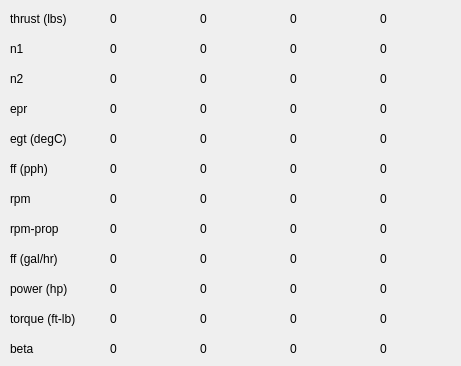
    <widget class="QWidget" name="tab_4">
     <attribute name="title">
      <string>Propulsion</string>
     </attribute>
     <widget class="QLabel" name="dataLabel_61">
      <property name="geometry">
       <rect>
        <x>110</x>
        <y>190</y>
        <width>72</width>
        <height>17</height>
       </rect>
      </property>
      <property name="text">
       <string>0</string>
      </property>
     </widget>
     <widget class="QLabel" name="dataLabel_73">
      <property name="geometry">
       <rect>
        <x>110</x>
        <y>280</y>
        <width>72</width>
        <height>17</height>
       </rect>
      </property>
      <property name="text">
       <string>0</string>
      </property>
     </widget>
     <widget class="QLabel" name="outputlabel_37">
      <property name="geometry">
       <rect>
        <x>10</x>
        <y>280</y>
        <width>111</width>
        <height>17</height>
       </rect>
      </property>
      <property name="text">
       <string>power (hp)</string>
      </property>
     </widget>
     <widget class="QLabel" name="outputlabel_38">
      <property name="geometry">
       <rect>
        <x>10</x>
        <y>100</y>
        <width>111</width>
        <height>17</height>
       </rect>
      </property>
      <property name="text">
       <string>epr</string>
      </property>
     </widget>
     <widget class="QLabel" name="dataLabel_77">
      <property name="geometry">
       <rect>
        <x>110</x>
        <y>310</y>
        <width>72</width>
        <height>17</height>
       </rect>
      </property>
      <property name="text">
       <string>0</string>
      </property>
     </widget>
     <widget class="QLabel" name="dataLabel_41">
      <property name="geometry">
       <rect>
        <x>110</x>
        <y>40</y>
        <width>72</width>
        <height>17</height>
       </rect>
      </property>
      <property name="text">
       <string>0</string>
      </property>
     </widget>
     <widget class="QLabel" name="outputlabel_39">
      <property name="geometry">
       <rect>
        <x>10</x>
        <y>10</y>
        <width>111</width>
        <height>17</height>
       </rect>
      </property>
      <property name="text">
       <string>thrust (lbs)</string>
      </property>
     </widget>
     <widget class="QLabel" name="outputlabel_40">
      <property name="geometry">
       <rect>
        <x>10</x>
        <y>130</y>
        <width>111</width>
        <height>17</height>
       </rect>
      </property>
      <property name="text">
       <string>egt (degC)</string>
      </property>
     </widget>
     <widget class="QLabel" name="outputlabel_41">
      <property name="geometry">
       <rect>
        <x>10</x>
        <y>190</y>
        <width>111</width>
        <height>17</height>
       </rect>
      </property>
      <property name="text">
       <string>rpm </string>
      </property>
     </widget>
     <widget class="QLabel" name="outputlabel_42">
      <property name="geometry">
       <rect>
        <x>10</x>
        <y>310</y>
        <width>91</width>
        <height>17</height>
       </rect>
      </property>
      <property name="text">
       <string>torque (ft-lb)</string>
      </property>
     </widget>
     <widget class="QLabel" name="outputlabel_43">
      <property name="geometry">
       <rect>
        <x>10</x>
        <y>160</y>
        <width>111</width>
        <height>17</height>
       </rect>
      </property>
      <property name="text">
       <string>ff (pph)</string>
      </property>
     </widget>
     <widget class="QLabel" name="dataLabel_57">
      <property name="geometry">
       <rect>
        <x>110</x>
        <y>160</y>
        <width>72</width>
        <height>17</height>
       </rect>
      </property>
      <property name="text">
       <string>0</string>
      </property>
     </widget>
     <widget class="QLabel" name="dataLabel_53">
      <property name="geometry">
       <rect>
        <x>110</x>
        <y>130</y>
        <width>72</width>
        <height>17</height>
       </rect>
      </property>
      <property name="text">
       <string>0</string>
      </property>
     </widget>
     <widget class="QLabel" name="outputlabel_44">
      <property name="geometry">
       <rect>
        <x>10</x>
        <y>70</y>
        <width>111</width>
        <height>17</height>
       </rect>
      </property>
      <property name="text">
       <string>n2</string>
      </property>
     </widget>
     <widget class="QLabel" name="outputlabel_45">
      <property name="geometry">
       <rect>
        <x>10</x>
        <y>250</y>
        <width>111</width>
        <height>17</height>
       </rect>
      </property>
      <property name="text">
       <string>ff (gal/hr)</string>
      </property>
     </widget>
     <widget class="QLabel" name="outputlabel_46">
      <property name="geometry">
       <rect>
        <x>10</x>
        <y>40</y>
        <width>111</width>
        <height>17</height>
       </rect>
      </property>
      <property name="text">
       <string>n1</string>
      </property>
     </widget>
     <widget class="QLabel" name="dataLabel_65">
      <property name="geometry">
       <rect>
        <x>110</x>
        <y>220</y>
        <width>72</width>
        <height>17</height>
       </rect>
      </property>
      <property name="text">
       <string>0</string>
      </property>
     </widget>
     <widget class="QLabel" name="dataLabel_69">
      <property name="geometry">
       <rect>
        <x>110</x>
        <y>250</y>
        <width>72</width>
        <height>17</height>
       </rect>
      </property>
      <property name="text">
       <string>0</string>
      </property>
     </widget>
     <widget class="QLabel" name="dataLabel_81">
      <property name="geometry">
       <rect>
        <x>110</x>
        <y>340</y>
        <width>72</width>
        <height>17</height>
       </rect>
      </property>
      <property name="text">
       <string>0</string>
      </property>
     </widget>
     <widget class="QLabel" name="dataLabel_37">
      <property name="geometry">
       <rect>
        <x>110</x>
        <y>10</y>
        <width>72</width>
        <height>17</height>
       </rect>
      </property>
      <property name="text">
       <string>0</string>
      </property>
     </widget>
     <widget class="QLabel" name="outputlabel_47">
      <property name="geometry">
       <rect>
        <x>10</x>
        <y>220</y>
        <width>101</width>
        <height>17</height>
       </rect>
      </property>
      <property name="text">
       <string>rpm-prop</string>
      </property>
     </widget>
     <widget class="QLabel" name="outputlabel_48">
      <property name="geometry">
       <rect>
        <x>10</x>
        <y>340</y>
        <width>91</width>
        <height>17</height>
       </rect>
      </property>
      <property name="text">
       <string>beta</string>
      </property>
     </widget>
     <widget class="QLabel" name="dataLabel_49">
      <property name="geometry">
       <rect>
        <x>110</x>
        <y>100</y>
        <width>72</width>
        <height>17</height>
       </rect>
      </property>
      <property name="text">
       <string>0</string>
      </property>
     </widget>
     <widget class="QLabel" name="dataLabel_45">
      <property name="geometry">
       <rect>
        <x>110</x>
        <y>70</y>
        <width>72</width>
        <height>17</height>
       </rect>
      </property>
      <property name="text">
       <string>0</string>
      </property>
     </widget>
     <widget class="QLabel" name="dataLabel_38">
      <property name="geometry">
       <rect>
        <x>200</x>
        <y>10</y>
        <width>72</width>
        <height>17</height>
       </rect>
      </property>
      <property name="text">
       <string>0</string>
      </property>
     </widget>
     <widget class="QLabel" name="dataLabel_54">
      <property name="geometry">
       <rect>
        <x>200</x>
        <y>130</y>
        <width>72</width>
        <height>17</height>
       </rect>
      </property>
      <property name="text">
       <string>0</string>
      </property>
     </widget>
     <widget class="QLabel" name="dataLabel_62">
      <property name="geometry">
       <rect>
        <x>200</x>
        <y>190</y>
        <width>72</width>
        <height>17</height>
       </rect>
      </property>
      <property name="text">
       <string>0</string>
      </property>
     </widget>
     <widget class="QLabel" name="dataLabel_74">
      <property name="geometry">
       <rect>
        <x>200</x>
        <y>280</y>
        <width>72</width>
        <height>17</height>
       </rect>
      </property>
      <property name="text">
       <string>0</string>
      </property>
     </widget>
     <widget class="QLabel" name="dataLabel_46">
      <property name="geometry">
       <rect>
        <x>200</x>
        <y>70</y>
        <width>72</width>
        <height>17</height>
       </rect>
      </property>
      <property name="text">
       <string>0</string>
      </property>
     </widget>
     <widget class="QLabel" name="dataLabel_78">
      <property name="geometry">
       <rect>
        <x>200</x>
        <y>310</y>
        <width>72</width>
        <height>17</height>
       </rect>
      </property>
      <property name="text">
       <string>0</string>
      </property>
     </widget>
     <widget class="QLabel" name="dataLabel_58">
      <property name="geometry">
       <rect>
        <x>200</x>
        <y>160</y>
        <width>72</width>
        <height>17</height>
       </rect>
      </property>
      <property name="text">
       <string>0</string>
      </property>
     </widget>
     <widget class="QLabel" name="dataLabel_42">
      <property name="geometry">
       <rect>
        <x>200</x>
        <y>40</y>
        <width>72</width>
        <height>17</height>
       </rect>
      </property>
      <property name="text">
       <string>0</string>
      </property>
     </widget>
     <widget class="QLabel" name="dataLabel_50">
      <property name="geometry">
       <rect>
        <x>200</x>
        <y>100</y>
        <width>72</width>
        <height>17</height>
       </rect>
      </property>
      <property name="text">
       <string>0</string>
      </property>
     </widget>
     <widget class="QLabel" name="dataLabel_66">
      <property name="geometry">
       <rect>
        <x>200</x>
        <y>220</y>
        <width>72</width>
        <height>17</height>
       </rect>
      </property>
      <property name="text">
       <string>0</string>
      </property>
     </widget>
     <widget class="QLabel" name="dataLabel_70">
      <property name="geometry">
       <rect>
        <x>200</x>
        <y>250</y>
        <width>72</width>
        <height>17</height>
       </rect>
      </property>
      <property name="text">
       <string>0</string>
      </property>
     </widget>
     <widget class="QLabel" name="dataLabel_39">
      <property name="geometry">
       <rect>
        <x>290</x>
        <y>10</y>
        <width>72</width>
        <height>17</height>
       </rect>
      </property>
      <property name="text">
       <string>0</string>
      </property>
     </widget>
     <widget class="QLabel" name="dataLabel_55">
      <property name="geometry">
       <rect>
        <x>290</x>
        <y>130</y>
        <width>72</width>
        <height>17</height>
       </rect>
      </property>
      <property name="text">
       <string>0</string>
      </property>
     </widget>
     <widget class="QLabel" name="dataLabel_63">
      <property name="geometry">
       <rect>
        <x>290</x>
        <y>190</y>
        <width>72</width>
        <height>17</height>
       </rect>
      </property>
      <property name="text">
       <string>0</string>
      </property>
     </widget>
     <widget class="QLabel" name="dataLabel_75">
      <property name="geometry">
       <rect>
        <x>290</x>
        <y>280</y>
        <width>72</width>
        <height>17</height>
       </rect>
      </property>
      <property name="text">
       <string>0</string>
      </property>
     </widget>
     <widget class="QLabel" name="dataLabel_47">
      <property name="geometry">
       <rect>
        <x>290</x>
        <y>70</y>
        <width>72</width>
        <height>17</height>
       </rect>
      </property>
      <property name="text">
       <string>0</string>
      </property>
     </widget>
     <widget class="QLabel" name="dataLabel_79">
      <property name="geometry">
       <rect>
        <x>290</x>
        <y>310</y>
        <width>72</width>
        <height>17</height>
       </rect>
      </property>
      <property name="text">
       <string>0</string>
      </property>
     </widget>
     <widget class="QLabel" name="dataLabel_59">
      <property name="geometry">
       <rect>
        <x>290</x>
        <y>160</y>
        <width>72</width>
        <height>17</height>
       </rect>
      </property>
      <property name="text">
       <string>0</string>
      </property>
     </widget>
     <widget class="QLabel" name="dataLabel_43">
      <property name="geometry">
       <rect>
        <x>290</x>
        <y>40</y>
        <width>72</width>
        <height>17</height>
       </rect>
      </property>
      <property name="text">
       <string>0</string>
      </property>
     </widget>
     <widget class="QLabel" name="dataLabel_51">
      <property name="geometry">
       <rect>
        <x>290</x>
        <y>100</y>
        <width>72</width>
        <height>17</height>
       </rect>
      </property>
      <property name="text">
       <string>0</string>
      </property>
     </widget>
     <widget class="QLabel" name="dataLabel_67">
      <property name="geometry">
       <rect>
        <x>290</x>
        <y>220</y>
        <width>72</width>
        <height>17</height>
       </rect>
      </property>
      <property name="text">
       <string>0</string>
      </property>
     </widget>
     <widget class="QLabel" name="dataLabel_71">
      <property name="geometry">
       <rect>
        <x>290</x>
        <y>250</y>
        <width>72</width>
        <height>17</height>
       </rect>
      </property>
      <property name="text">
       <string>0</string>
      </property>
     </widget>
     <widget class="QLabel" name="dataLabel_40">
      <property name="geometry">
       <rect>
        <x>380</x>
        <y>10</y>
        <width>72</width>
        <height>17</height>
       </rect>
      </property>
      <property name="text">
       <string>0</string>
      </property>
     </widget>
     <widget class="QLabel" name="dataLabel_56">
      <property name="geometry">
       <rect>
        <x>380</x>
        <y>130</y>
        <width>72</width>
        <height>17</height>
       </rect>
      </property>
      <property name="text">
       <string>0</string>
      </property>
     </widget>
     <widget class="QLabel" name="dataLabel_64">
      <property name="geometry">
       <rect>
        <x>380</x>
        <y>190</y>
        <width>72</width>
        <height>17</height>
       </rect>
      </property>
      <property name="text">
       <string>0</string>
      </property>
     </widget>
     <widget class="QLabel" name="dataLabel_76">
      <property name="geometry">
       <rect>
        <x>380</x>
        <y>280</y>
        <width>72</width>
        <height>17</height>
       </rect>
      </property>
      <property name="text">
       <string>0</string>
      </property>
     </widget>
     <widget class="QLabel" name="dataLabel_48">
      <property name="geometry">
       <rect>
        <x>380</x>
        <y>70</y>
        <width>72</width>
        <height>17</height>
       </rect>
      </property>
      <property name="text">
       <string>0</string>
      </property>
     </widget>
     <widget class="QLabel" name="dataLabel_80">
      <property name="geometry">
       <rect>
        <x>380</x>
        <y>310</y>
        <width>72</width>
        <height>17</height>
       </rect>
      </property>
      <property name="text">
       <string>0</string>
      </property>
     </widget>
     <widget class="QLabel" name="dataLabel_60">
      <property name="geometry">
       <rect>
        <x>380</x>
        <y>160</y>
        <width>72</width>
        <height>17</height>
       </rect>
      </property>
      <property name="text">
       <string>0</string>
      </property>
     </widget>
     <widget class="QLabel" name="dataLabel_44">
      <property name="geometry">
       <rect>
        <x>380</x>
        <y>40</y>
        <width>72</width>
        <height>17</height>
       </rect>
      </property>
      <property name="text">
       <string>0</string>
      </property>
     </widget>
     <widget class="QLabel" name="dataLabel_52">
      <property name="geometry">
       <rect>
        <x>380</x>
        <y>100</y>
        <width>72</width>
        <height>17</height>
       </rect>
      </property>
      <property name="text">
       <string>0</string>
      </property>
     </widget>
     <widget class="QLabel" name="dataLabel_68">
      <property name="geometry">
       <rect>
        <x>380</x>
        <y>220</y>
        <width>72</width>
        <height>17</height>
       </rect>
      </property>
      <property name="text">
       <string>0</string>
      </property>
     </widget>
     <widget class="QLabel" name="dataLabel_72">
      <property name="geometry">
       <rect>
        <x>380</x>
        <y>250</y>
        <width>72</width>
        <height>17</height>
       </rect>
      </property>
      <property name="text">
       <string>0</string>
      </property>
     </widget>
     <widget class="QLabel" name="dataLabel_82">
      <property name="geometry">
       <rect>
        <x>200</x>
        <y>340</y>
        <width>72</width>
        <height>17</height>
       </rect>
      </property>
      <property name="text">
       <string>0</string>
      </property>
     </widget>
     <widget class="QLabel" name="dataLabel_83">
      <property name="geometry">
       <rect>
        <x>290</x>
        <y>340</y>
        <width>72</width>
        <height>17</height>
       </rect>
      </property>
      <property name="text">
       <string>0</string>
      </property>
     </widget>
     <widget class="QLabel" name="dataLabel_84">
      <property name="geometry">
       <rect>
        <x>380</x>
        <y>340</y>
        <width>72</width>
        <height>17</height>
       </rect>
      </property>
      <property name="text">
       <string>0</string>
      </property>
     </widget>
    </widget>
